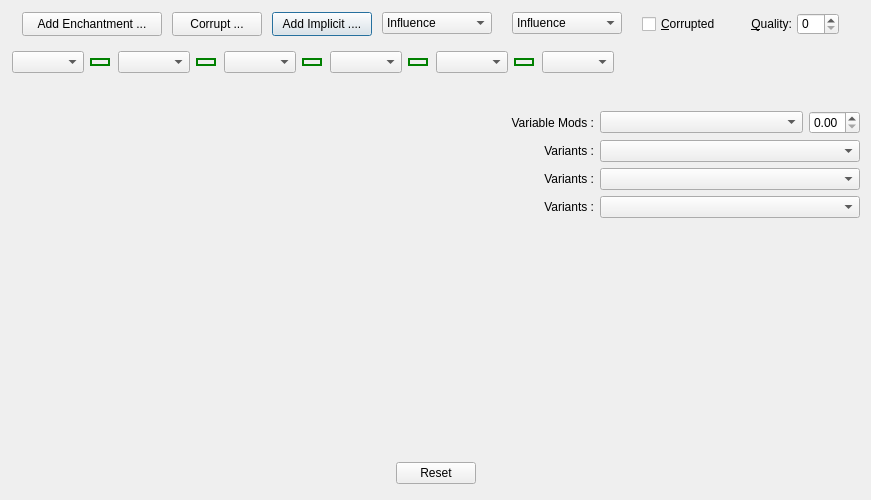
<?xml version="1.0" encoding="UTF-8"?>
<ui version="4.0">
 <class>CraftItems</class>
 <widget class="QDialog" name="CraftItems">
  <property name="geometry">
   <rect>
    <x>0</x>
    <y>0</y>
    <width>871</width>
    <height>500</height>
   </rect>
  </property>
  <property name="windowTitle">
   <string>Dialog</string>
  </property>
  <layout class="QVBoxLayout" name="vlayout_Dialog">
   <property name="spacing">
    <number>0</number>
   </property>
   <property name="leftMargin">
    <number>2</number>
   </property>
   <property name="topMargin">
    <number>2</number>
   </property>
   <property name="rightMargin">
    <number>2</number>
   </property>
   <property name="bottomMargin">
    <number>2</number>
   </property>
   <item>
    <widget class="QFrame" name="frame_Controls">
     <property name="minimumSize">
      <size>
       <width>650</width>
       <height>100</height>
      </size>
     </property>
     <property name="maximumSize">
      <size>
       <width>16777215</width>
       <height>100</height>
      </size>
     </property>
     <property name="frameShape">
      <enum>QFrame::NoFrame</enum>
     </property>
     <property name="frameShadow">
      <enum>QFrame::Raised</enum>
     </property>
     <widget class="QWidget" name="Controls" native="true">
      <property name="geometry">
       <rect>
        <x>10</x>
        <y>40</y>
        <width>620</width>
        <height>40</height>
       </rect>
      </property>
      <property name="minimumSize">
       <size>
        <width>620</width>
        <height>0</height>
       </size>
      </property>
      <layout class="QHBoxLayout" name="horizontalLayout">
       <item>
        <widget class="QComboBox" name="combo_Socket1"/>
       </item>
       <item>
        <widget class="QCheckBox" name="check_Connector2">
         <property name="sizePolicy">
          <sizepolicy hsizetype="Fixed" vsizetype="Fixed">
           <horstretch>0</horstretch>
           <verstretch>0</verstretch>
          </sizepolicy>
         </property>
         <property name="minimumSize">
          <size>
           <width>22</width>
           <height>0</height>
          </size>
         </property>
         <property name="maximumSize">
          <size>
           <width>24</width>
           <height>16</height>
          </size>
         </property>
         <property name="toolTip">
          <string>Click to (dis)connect these sockets</string>
         </property>
         <property name="styleSheet">
          <string notr="true">QCheckBox::indicator:unchecked {
border : 2px solid red;
width : 4px;
height : 16px;
padding : 5px;
}

QCheckBox::indicator:checked {
border : 2px solid green;
width : 16px;
height : 4px;
}

QCheckBox::indicator:indeterminate {
width : 10px;
height : 10px;
image : url(&quot;:/Art/Icons/cross.png&quot;)
}</string>
         </property>
         <property name="text">
          <string/>
         </property>
         <property name="checked">
          <bool>true</bool>
         </property>
        </widget>
       </item>
       <item>
        <widget class="QComboBox" name="combo_Socket2"/>
       </item>
       <item>
        <widget class="QCheckBox" name="check_Connector3">
         <property name="minimumSize">
          <size>
           <width>22</width>
           <height>0</height>
          </size>
         </property>
         <property name="maximumSize">
          <size>
           <width>24</width>
           <height>16</height>
          </size>
         </property>
         <property name="toolTip">
          <string>Click to (dis)connect these sockets</string>
         </property>
         <property name="styleSheet">
          <string notr="true">QCheckBox::indicator:unchecked {
border : 2px solid red;
width : 4px;
height : 16px;
padding : 5px;
}

QCheckBox::indicator:checked {
border : 2px solid green;
width : 16px;
height : 4px;
}

QCheckBox::indicator:indeterminate {
width : 10px;
height : 10px;
image : url(&quot;:/Art/Icons/cross.png&quot;)
}</string>
         </property>
         <property name="text">
          <string/>
         </property>
         <property name="checked">
          <bool>true</bool>
         </property>
        </widget>
       </item>
       <item>
        <widget class="QComboBox" name="combo_Socket3"/>
       </item>
       <item>
        <widget class="QCheckBox" name="check_Connector4">
         <property name="minimumSize">
          <size>
           <width>22</width>
           <height>0</height>
          </size>
         </property>
         <property name="maximumSize">
          <size>
           <width>24</width>
           <height>16</height>
          </size>
         </property>
         <property name="toolTip">
          <string>Click to (dis)connect these sockets</string>
         </property>
         <property name="styleSheet">
          <string notr="true">QCheckBox::indicator:unchecked {
border : 2px solid red;
width : 4px;
height : 16px;
padding : 5px;
}

QCheckBox::indicator:checked {
border : 2px solid green;
width : 16px;
height : 4px;
}

QCheckBox::indicator:indeterminate {
width : 10px;
height : 10px;
image : url(&quot;:/Art/Icons/cross.png&quot;)
}</string>
         </property>
         <property name="text">
          <string/>
         </property>
         <property name="checked">
          <bool>true</bool>
         </property>
        </widget>
       </item>
       <item>
        <widget class="QComboBox" name="combo_Socket4"/>
       </item>
       <item>
        <widget class="QCheckBox" name="check_Connector5">
         <property name="minimumSize">
          <size>
           <width>22</width>
           <height>0</height>
          </size>
         </property>
         <property name="maximumSize">
          <size>
           <width>24</width>
           <height>16</height>
          </size>
         </property>
         <property name="toolTip">
          <string>Click to (dis)connect these sockets</string>
         </property>
         <property name="styleSheet">
          <string notr="true">QCheckBox::indicator:unchecked {
border : 2px solid red;
width : 4px;
height : 16px;
padding : 5px;
}

QCheckBox::indicator:checked {
border : 2px solid green;
width : 16px;
height : 4px;
}

QCheckBox::indicator:indeterminate {
width : 10px;
height : 10px;
image : url(&quot;:/Art/Icons/cross.png&quot;)
}</string>
         </property>
         <property name="text">
          <string/>
         </property>
         <property name="checked">
          <bool>true</bool>
         </property>
        </widget>
       </item>
       <item>
        <widget class="QComboBox" name="combo_Socket5"/>
       </item>
       <item>
        <widget class="QCheckBox" name="check_Connector6">
         <property name="minimumSize">
          <size>
           <width>22</width>
           <height>0</height>
          </size>
         </property>
         <property name="maximumSize">
          <size>
           <width>24</width>
           <height>16</height>
          </size>
         </property>
         <property name="toolTip">
          <string>Click to (dis)connect these sockets</string>
         </property>
         <property name="styleSheet">
          <string notr="true">QCheckBox::indicator:unchecked {
border : 2px solid red;
width : 4px;
height : 16px;
padding : 5px;
}

QCheckBox::indicator:checked {
border : 2px solid green;
width : 16px;
height : 4px;
}

QCheckBox::indicator:indeterminate {
width : 10px;
height : 10px;
image : url(&quot;:/Art/Icons/cross.png&quot;)
}</string>
         </property>
         <property name="text">
          <string/>
         </property>
         <property name="checked">
          <bool>true</bool>
         </property>
        </widget>
       </item>
       <item>
        <widget class="QComboBox" name="combo_Socket6"/>
       </item>
       <item>
        <spacer name="hspacer_sockets">
         <property name="orientation">
          <enum>Qt::Horizontal</enum>
         </property>
         <property name="sizeHint" stdset="0">
          <size>
           <width>40</width>
           <height>20</height>
          </size>
         </property>
        </spacer>
       </item>
      </layout>
     </widget>
     <widget class="QComboBox" name="combo_Influence2">
      <property name="geometry">
       <rect>
        <x>510</x>
        <y>10</y>
        <width>110</width>
        <height>22</height>
       </rect>
      </property>
      <item>
       <property name="text">
        <string>Influence</string>
       </property>
      </item>
      <item>
       <property name="text">
        <string>Shaper</string>
       </property>
      </item>
      <item>
       <property name="text">
        <string>Elder</string>
       </property>
      </item>
      <item>
       <property name="text">
        <string>Warlord</string>
       </property>
      </item>
      <item>
       <property name="text">
        <string>Hunter</string>
       </property>
      </item>
      <item>
       <property name="text">
        <string>Crusader</string>
       </property>
      </item>
      <item>
       <property name="text">
        <string>Redeemer</string>
       </property>
      </item>
      <item>
       <property name="text">
        <string>Searing Exarch</string>
       </property>
      </item>
      <item>
       <property name="text">
        <string>Eater of Worlds</string>
       </property>
      </item>
     </widget>
     <widget class="QPushButton" name="btn_Implicit">
      <property name="geometry">
       <rect>
        <x>270</x>
        <y>10</y>
        <width>100</width>
        <height>24</height>
       </rect>
      </property>
      <property name="text">
       <string>Add Implicit ....</string>
      </property>
     </widget>
     <widget class="QPushButton" name="btn_Corrupt">
      <property name="geometry">
       <rect>
        <x>170</x>
        <y>10</y>
        <width>90</width>
        <height>24</height>
       </rect>
      </property>
      <property name="text">
       <string>Corrupt ...</string>
      </property>
     </widget>
     <widget class="QPushButton" name="btn_Enchantment">
      <property name="geometry">
       <rect>
        <x>20</x>
        <y>10</y>
        <width>140</width>
        <height>24</height>
       </rect>
      </property>
      <property name="text">
       <string>Add Enchantment ...</string>
      </property>
     </widget>
     <widget class="QComboBox" name="combo_Influence1">
      <property name="geometry">
       <rect>
        <x>380</x>
        <y>10</y>
        <width>110</width>
        <height>22</height>
       </rect>
      </property>
      <item>
       <property name="text">
        <string>Influence</string>
       </property>
      </item>
      <item>
       <property name="text">
        <string>Shaper</string>
       </property>
      </item>
      <item>
       <property name="text">
        <string>Elder</string>
       </property>
      </item>
      <item>
       <property name="text">
        <string>Warlord</string>
       </property>
      </item>
      <item>
       <property name="text">
        <string>Hunter</string>
       </property>
      </item>
      <item>
       <property name="text">
        <string>Crusader</string>
       </property>
      </item>
      <item>
       <property name="text">
        <string>Redeemer</string>
       </property>
      </item>
      <item>
       <property name="text">
        <string>Searing Exarch</string>
       </property>
      </item>
      <item>
       <property name="text">
        <string>Eater of Worlds</string>
       </property>
      </item>
     </widget>
     <widget class="QLabel" name="label_Quality">
      <property name="geometry">
       <rect>
        <x>730</x>
        <y>12</y>
        <width>60</width>
        <height>20</height>
       </rect>
      </property>
      <property name="text">
       <string>&amp;Quality:</string>
      </property>
      <property name="alignment">
       <set>Qt::AlignRight|Qt::AlignTrailing|Qt::AlignVCenter</set>
      </property>
      <property name="buddy">
       <cstring>spin_Quality</cstring>
      </property>
     </widget>
     <widget class="QSpinBox" name="spin_Quality">
      <property name="geometry">
       <rect>
        <x>795</x>
        <y>11</y>
        <width>42</width>
        <height>22</height>
       </rect>
      </property>
      <property name="maximum">
       <number>30</number>
      </property>
     </widget>
     <widget class="QCheckBox" name="cbox_Corrupted">
      <property name="geometry">
       <rect>
        <x>640</x>
        <y>10</y>
        <width>90</width>
        <height>24</height>
       </rect>
      </property>
      <property name="minimumSize">
       <size>
        <width>40</width>
        <height>24</height>
       </size>
      </property>
      <property name="text">
       <string>&amp;Corrupted</string>
      </property>
      <property name="checked">
       <bool>false</bool>
      </property>
     </widget>
    </widget>
   </item>
   <item>
    <widget class="QFrame" name="frame_Item">
     <property name="frameShape">
      <enum>QFrame::NoFrame</enum>
     </property>
     <property name="frameShadow">
      <enum>QFrame::Raised</enum>
     </property>
     <layout class="QHBoxLayout" name="horizontalLayout_2" stretch="4,3">
      <property name="spacing">
       <number>3</number>
      </property>
      <property name="leftMargin">
       <number>3</number>
      </property>
      <property name="topMargin">
       <number>3</number>
      </property>
      <property name="rightMargin">
       <number>3</number>
      </property>
      <property name="bottomMargin">
       <number>3</number>
      </property>
      <item>
       <widget class="QLabel" name="label_Item">
        <property name="sizePolicy">
         <sizepolicy hsizetype="MinimumExpanding" vsizetype="Preferred">
          <horstretch>0</horstretch>
          <verstretch>0</verstretch>
         </sizepolicy>
        </property>
        <property name="minimumSize">
         <size>
          <width>426</width>
          <height>310</height>
         </size>
        </property>
        <property name="frameShape">
         <enum>QFrame::NoFrame</enum>
        </property>
        <property name="text">
         <string/>
        </property>
        <property name="alignment">
         <set>Qt::AlignLeading|Qt::AlignLeft|Qt::AlignTop</set>
        </property>
        <property name="wordWrap">
         <bool>true</bool>
        </property>
       </widget>
      </item>
      <item>
       <widget class="QWidget" name="widget_Right" native="true">
        <layout class="QVBoxLayout" name="verticalLayout">
         <property name="leftMargin">
          <number>6</number>
         </property>
         <property name="topMargin">
          <number>6</number>
         </property>
         <property name="rightMargin">
          <number>6</number>
         </property>
         <property name="bottomMargin">
          <number>6</number>
         </property>
         <item>
          <layout class="QGridLayout" name="gLayout_Mods" columnstretch="0,1,0">
           <item row="0" column="0">
            <widget class="QLabel" name="label_Mods">
             <property name="minimumSize">
              <size>
               <width>90</width>
               <height>0</height>
              </size>
             </property>
             <property name="layoutDirection">
              <enum>Qt::LeftToRight</enum>
             </property>
             <property name="text">
              <string>Variable Mods :</string>
             </property>
             <property name="alignment">
              <set>Qt::AlignRight|Qt::AlignTrailing|Qt::AlignVCenter</set>
             </property>
            </widget>
           </item>
           <item row="0" column="1">
            <widget class="QComboBox" name="combo_Mods"/>
           </item>
           <item row="0" column="2">
            <widget class="QDoubleSpinBox" name="spin_Mods">
             <property name="minimumSize">
              <size>
               <width>45</width>
               <height>0</height>
              </size>
             </property>
             <property name="maximum">
              <double>1.000000000000000</double>
             </property>
             <property name="singleStep">
              <double>0.100000000000000</double>
             </property>
            </widget>
           </item>
          </layout>
         </item>
         <item>
          <layout class="QGridLayout" name="gLayout_Variants1" columnstretch="0,1">
           <item row="0" column="0">
            <widget class="QLabel" name="label_Variants1">
             <property name="minimumSize">
              <size>
               <width>90</width>
               <height>0</height>
              </size>
             </property>
             <property name="layoutDirection">
              <enum>Qt::LeftToRight</enum>
             </property>
             <property name="text">
              <string>Variants :</string>
             </property>
             <property name="alignment">
              <set>Qt::AlignRight|Qt::AlignTrailing|Qt::AlignVCenter</set>
             </property>
             <property name="buddy">
              <cstring>combo_Variants1</cstring>
             </property>
            </widget>
           </item>
           <item row="0" column="1">
            <widget class="QComboBox" name="combo_Variants1"/>
           </item>
          </layout>
         </item>
         <item>
          <layout class="QGridLayout" name="gLayout_Variants2" columnstretch="0,1">
           <item row="0" column="0">
            <widget class="QLabel" name="label_Variants2">
             <property name="minimumSize">
              <size>
               <width>90</width>
               <height>0</height>
              </size>
             </property>
             <property name="layoutDirection">
              <enum>Qt::LeftToRight</enum>
             </property>
             <property name="text">
              <string>Variants :</string>
             </property>
             <property name="alignment">
              <set>Qt::AlignRight|Qt::AlignTrailing|Qt::AlignVCenter</set>
             </property>
            </widget>
           </item>
           <item row="0" column="1">
            <widget class="QComboBox" name="combo_Variants2"/>
           </item>
          </layout>
         </item>
         <item>
          <layout class="QGridLayout" name="gLayout_Variants3" columnstretch="0,1">
           <item row="0" column="0">
            <widget class="QLabel" name="label_Variants3">
             <property name="minimumSize">
              <size>
               <width>90</width>
               <height>0</height>
              </size>
             </property>
             <property name="layoutDirection">
              <enum>Qt::LeftToRight</enum>
             </property>
             <property name="text">
              <string>Variants :</string>
             </property>
             <property name="alignment">
              <set>Qt::AlignRight|Qt::AlignTrailing|Qt::AlignVCenter</set>
             </property>
            </widget>
           </item>
           <item row="0" column="1">
            <widget class="QComboBox" name="combo_Variants3"/>
           </item>
          </layout>
         </item>
         <item>
          <spacer name="verticalSpacer">
           <property name="orientation">
            <enum>Qt::Vertical</enum>
           </property>
           <property name="sizeHint" stdset="0">
            <size>
             <width>40</width>
             <height>40</height>
            </size>
           </property>
          </spacer>
         </item>
        </layout>
       </widget>
      </item>
     </layout>
    </widget>
   </item>
   <item>
    <widget class="QDialogButtonBox" name="btnBox">
     <property name="orientation">
      <enum>Qt::Horizontal</enum>
     </property>
     <property name="standardButtons">
      <set>QDialogButtonBox::Reset</set>
     </property>
     <property name="centerButtons">
      <bool>true</bool>
     </property>
    </widget>
   </item>
   <item>
    <widget class="QLabel" name="label_StatusBar">
     <property name="maximumSize">
      <size>
       <width>16777215</width>
       <height>24</height>
      </size>
     </property>
    </widget>
   </item>
  </layout>
 </widget>
 <resources/>
 <connections>
  <connection>
   <sender>btnBox</sender>
   <signal>accepted()</signal>
   <receiver>CraftItems</receiver>
   <slot>accept()</slot>
   <hints>
    <hint type="sourcelabel">
     <x>248</x>
     <y>254</y>
    </hint>
    <hint type="destinationlabel">
     <x>157</x>
     <y>274</y>
    </hint>
   </hints>
  </connection>
  <connection>
   <sender>btnBox</sender>
   <signal>rejected()</signal>
   <receiver>CraftItems</receiver>
   <slot>reject()</slot>
   <hints>
    <hint type="sourcelabel">
     <x>316</x>
     <y>260</y>
    </hint>
    <hint type="destinationlabel">
     <x>286</x>
     <y>274</y>
    </hint>
   </hints>
  </connection>
 </connections>
</ui>
